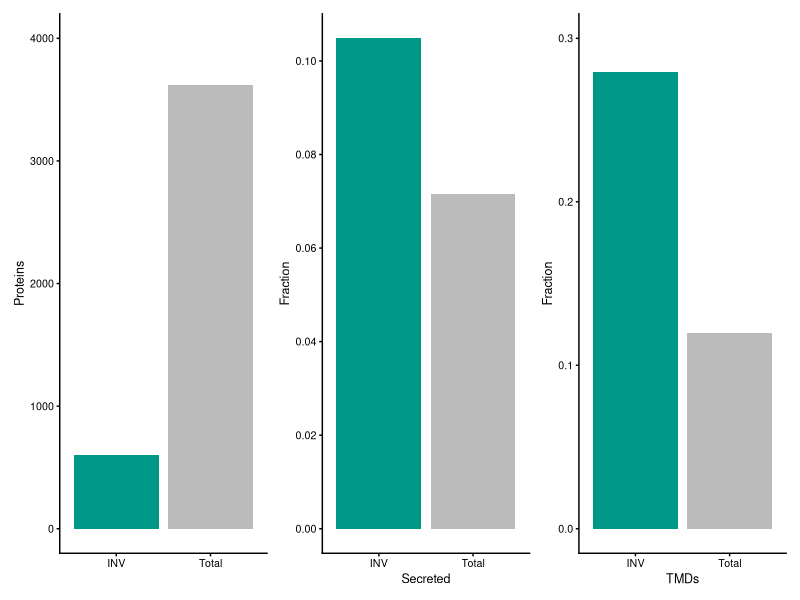

Here is the R script that generated this plot:
library(ggplot2)
library(cowplot)
library(patchwork)

## Script ----

prots <- data.frame(
  n = c(601, 3622),
  label = c("INV", "Total")
)

p1 <- ggplot(prots) +
  geom_col(aes(x = label, y = n, fill = label), position = "dodge") +
  scale_fill_manual(values = c("#009988", "#bbbbbb")) +
  labs(x = "", y = "Proteins") +
  lims(y = c(0,4000)) +
  theme_cowplot(9) +
  theme(legend.position = "none")

secreted <- data.frame(
  n = c(63 / 601, 259 / 3622),
  label = c("INV", "Total")
)

p2 <- ggplot(secreted) +
  geom_col(aes(x = label, y = n, fill = label), position = "dodge") +
  scale_fill_manual(values = c("#009988", "#bbbbbb")) +
  labs(x = "Secreted", y = "Fraction") +
  scale_y_continuous(breaks = seq(0,0.12,0.02)) +
  theme_cowplot(9) +
  theme(legend.position = "none")

tm <- data.frame(
  n = c(168 / 601, 433 / 3622),
  label = c("INV", "Total")
)

p3 <- ggplot(tm) +
  geom_col(aes(x = label, y = n, fill = label), position = "dodge") +
  scale_fill_manual(values = c("#009988", "#bbbbbb")) +
  labs(x = "TMDs", y = "Fraction") +
  lims(y = c(0,0.3)) +
  theme_cowplot(9) +
  theme(legend.position = "none")

q1 <- p1 | p2 | p3
ggsave("Output/Plots/bars.pdf", q1, width = 86, height = 43, units = "mm")
 
